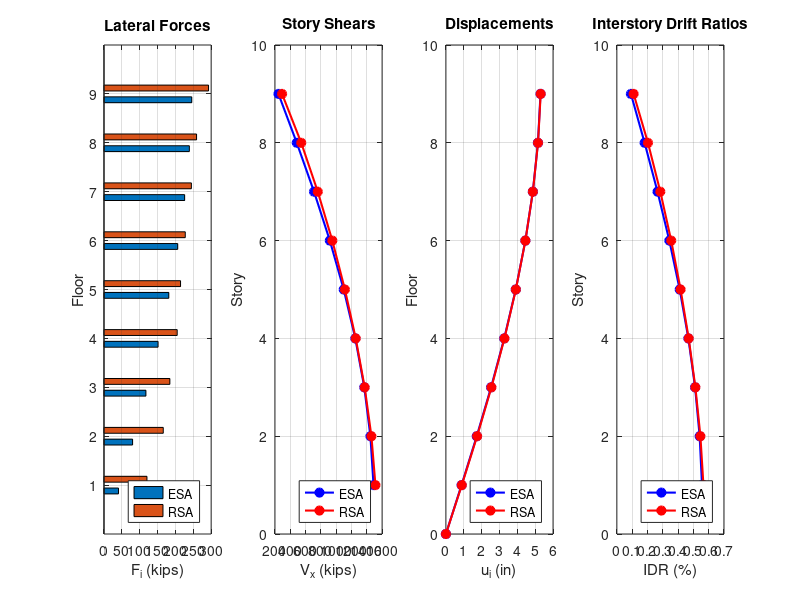

Write the MATLAB code that produced this figure. (Note: this script raises an error after producing the figure.)
%% HW6 Part 3 — Modal Response Spectrum Analysis (RSA) with SRSS
clc; clear; close all;

%% Load results from Parts 1 and 2
load('HW6_Part1_results.mat');
load('HW6_Part2_results.mat');

floors   = (1:N)';
stories  = (1:N)';
H_total  = 118 * 12;
h_story  = H_total / N;     % 157.3 in
Nmodes   = 5;               % number of modes to include

%% Step 1 — Compute modal quantities for each of the 5 modes
% Pre-allocate: rows = floors/stories, columns = modes
F_modal   = zeros(N, Nmodes);   % lateral forces  (kips)
Vs_modal  = zeros(N, Nmodes);   % story shears    (kips)
u_modal   = zeros(N, Nmodes);   % displacements   (in)
IDR_modal = zeros(N, Nmodes);   % interstory drift ratios

for n = 1:Nmodes
    phi_n   = PHI_norm(:,n);
    Gamma_n = Gamma_all(n);
    Spa_n   = Spa_modes_in(n);   % in/s^2
    Sd_n    = Sd_modes_in(n);    % in

    % Modal lateral forces at each floor
    F_modal(:,n) = m_vec .* (Gamma_n * phi_n) * Spa_n;   % kips

    % Modal story shears — sum forces from floor x to roof (BEFORE SRSS)
    for x = 1:N
        Vs_modal(x,n) = sum(F_modal(x:N, n));
    end

    % Modal floor displacements
    u_modal(:,n) = Gamma_n * phi_n * Sd_n;   % in

    % Modal interstory drift ratios
    IDR_modal(1,n)   = u_modal(1,n) / h_story;
    for x = 2:N
        IDR_modal(x,n) = (u_modal(x,n) - u_modal(x-1,n)) / h_story;
    end
end

%% Step 2 — SRSS combination (always the last step)
F_RSA   = sqrt(sum(F_modal.^2,   2));   % (Nx1), sums across columns to get result at each story
Vs_RSA  = sqrt(sum(Vs_modal.^2,  2));   % (Nx1)
u_RSA   = sqrt(sum(u_modal.^2,   2));   % (Nx1)
IDR_RSA = sqrt(sum(IDR_modal.^2, 2));   % (Nx1)

% Base shear from SRSS of modal base shears (story 1 shear = base shear)
V_RSA  = Vs_RSA(1);
VW_RSA = V_RSA / W_tot;

%% Step 3 — Mode % contribution per floor/story
% %_n(x) = r_n(x)^2 / sum_{m=1}^{5} r_m(x)^2   (Lecture 9)

% For lateral forces
pct_F = zeros(N, 3);
sum2_F = sum(F_modal.^2, 2);   % sum of squares across 5 modes
for n = 1:3
    pct_F(:,n) = (F_modal(:,n).^2 ./ sum2_F) * 100;
end

% For story shears
pct_Vs = zeros(N, 3);
sum2_Vs = sum(Vs_modal.^2, 2);
for n = 1:3
    pct_Vs(:,n) = (Vs_modal(:,n).^2 ./ sum2_Vs) * 100;
end

% For displacements
pct_u = zeros(N, 3);
sum2_u = sum(u_modal.^2, 2);
for n = 1:3
    pct_u(:,n) = (u_modal(:,n).^2 ./ sum2_u) * 100;
end

% For IDR
pct_IDR = zeros(N, 3);
sum2_IDR = sum(IDR_modal.^2, 2);
for n = 1:3
    pct_IDR(:,n) = (IDR_modal(:,n).^2 ./ sum2_IDR) * 100;
end

%% Print results
fprintf('\nRSA Results (SRSS, 5 modes)\n');
fprintf('Base shear V_RSA   = %.2f kips\n', V_RSA);
fprintf('V_RSA / W_total    = %.4f (%.2f%%)\n', VW_RSA, VW_RSA*100);

fprintf('\nRSA: Floor/Story Quantities\n');
fprintf('%-6s %-12s %-14s %-12s %-12s\n', ...
    'Floor','F_i (kips)','Vs_x (kips)','u_i (in)','IDR_i (%%)');
for i = 1:N
    fprintf('%-6d %-12.4f %-14.4f %-12.4f %-12.4f\n', ...
        i, F_RSA(i), Vs_RSA(i), u_RSA(i), IDR_RSA(i)*100);
end

fprintf('\nMode %% Contribution to Lateral Forces (modes 1-3 / 5-mode SRSS)\n');
fprintf('%-6s %-12s %-12s %-12s\n','Floor','Mode 1 (%%)','Mode 2 (%%)','Mode 3 (%%)');
for i = 1:N
    fprintf('%-6d %-12.1f %-12.1f %-12.1f\n', i, pct_F(i,1), pct_F(i,2), pct_F(i,3));
end

fprintf('\nMode %% Contribution to Story Shears (modes 1-3 / 5-mode SRSS)\n');
fprintf('%-6s %-12s %-12s %-12s\n','Story','Mode 1 (%%)','Mode 2 (%%)','Mode 3 (%%)');
for i = 1:N
    fprintf('%-6d %-12.1f %-12.1f %-12.1f\n', i, pct_Vs(i,1), pct_Vs(i,2), pct_Vs(i,3));
end

fprintf('\nMode %% Contribution to Displacements (modes 1-3 / 5-mode SRSS)\n');
fprintf('%-6s %-12s %-12s %-12s\n','Floor','Mode 1 (%%)','Mode 2 (%%)','Mode 3 (%%)');
for i = 1:N
    fprintf('%-6d %-12.1f %-12.1f %-12.1f\n', i, pct_u(i,1), pct_u(i,2), pct_u(i,3));
end

fprintf('\nMode %% Contribution to IDR (modes 1-3 / 5-mode SRSS)\n');
fprintf('%-6s %-12s %-12s %-12s\n','Story','Mode 1 (%%)','Mode 2 (%%)','Mode 3 (%%)');
for i = 1:N
    fprintf('%-6d %-12.1f %-12.1f %-12.1f\n', i, pct_IDR(i,1), pct_IDR(i,2), pct_IDR(i,3));
end

%% Plots

% Figure 1: RSA profiles vs ESA
figure('Name','HW6 Part 3: RSA vs ESA Profiles');

subplot(1,4,1);
barh(floors, [F_ESA, F_RSA], 0.6);
xlabel('F_i (kips)'); ylabel('Floor');
title('Lateral Forces');
legend('ESA','RSA','Location','SouthEast');
grid on; ylim([0 N+1]);

subplot(1,4,2);
plot(Vs_ESA, stories, 'b-o', 'LineWidth',1.5, 'MarkerFaceColor','b'); hold on;
plot(Vs_RSA, stories, 'r-o', 'LineWidth',1.5, 'MarkerFaceColor','r');
xlabel('V_x (kips)'); ylabel('Story');
title('Story Shears');
legend('ESA','RSA','Location','SouthEast');
grid on; ylim([0 N+1]);

subplot(1,4,3);
plot([0; u_ESA], [0; floors], 'b-o', 'LineWidth',1.5, 'MarkerFaceColor','b'); hold on;
plot([0; u_RSA], [0; floors], 'r-o', 'LineWidth',1.5, 'MarkerFaceColor','r');
xlabel('u_i (in)'); ylabel('Floor');
title('Displacements');
legend('ESA','RSA','Location','SouthEast');
grid on; ylim([0 N+1]);

subplot(1,4,4);
plot(IDR_ESA*100, stories, 'b-o', 'LineWidth',1.5, 'MarkerFaceColor','b'); hold on;
plot(IDR_RSA*100, stories, 'r-o', 'LineWidth',1.5, 'MarkerFaceColor','r');
xlabel('IDR (%)'); ylabel('Story');
title('Interstory Drift Ratios');
legend('ESA','RSA','Location','SouthEast');
grid on; ylim([0 N+1]);

sgtitle('RSA (5 modes, SRSS) vs ESA');

% Figure 2: Mode % contributions 
figure('Name','HW6 Part 3: Mode Contributions');

subplot(1,4,1);
plot(pct_F(:,1), floors,'b-o', pct_F(:,2), floors,'r-o', pct_F(:,3), floors,'g-o','LineWidth',1.5);
xlabel('Contribution (%)'); ylabel('Floor');
title('Forces'); legend('Mode 1','Mode 2','Mode 3'); grid on; ylim([0 N+1]);

subplot(1,4,2);
plot(pct_Vs(:,1),stories,'b-o', pct_Vs(:,2),stories,'r-o', pct_Vs(:,3),stories,'g-o','LineWidth',1.5);
xlabel('Contribution (%)'); ylabel('Story');
title('Story Shears'); legend('Mode 1','Mode 2','Mode 3'); grid on; ylim([0 N+1]);

subplot(1,4,3);
plot(pct_u(:,1),floors,'b-o', pct_u(:,2),floors,'r-o', pct_u(:,3),floors,'g-o','LineWidth',1.5);
xlabel('Contribution (%)'); ylabel('Floor');
title('Displacements'); legend('Mode 1','Mode 2','Mode 3'); grid on; ylim([0 N+1]);

subplot(1,4,4);
plot(pct_IDR(:,1),stories,'b-o', pct_IDR(:,2),stories,'r-o', pct_IDR(:,3),stories,'g-o','LineWidth',1.5);
xlabel('Contribution (%)'); ylabel('Story');
title('IDR'); legend('Mode 1','Mode 2','Mode 3'); grid on; ylim([0 N+1]);

sgtitle('Mode % Contributions to Response Quantities (Modes 1-3 vs 5-mode SRSS)');

%% Save for Part 7
save('HW6_Part3_results.mat', ...
     'F_RSA','Vs_RSA','u_RSA','IDR_RSA','V_RSA','VW_RSA', ...
     'F_modal','Vs_modal','u_modal','IDR_modal', ...
     'pct_F','pct_Vs','pct_u','pct_IDR');
